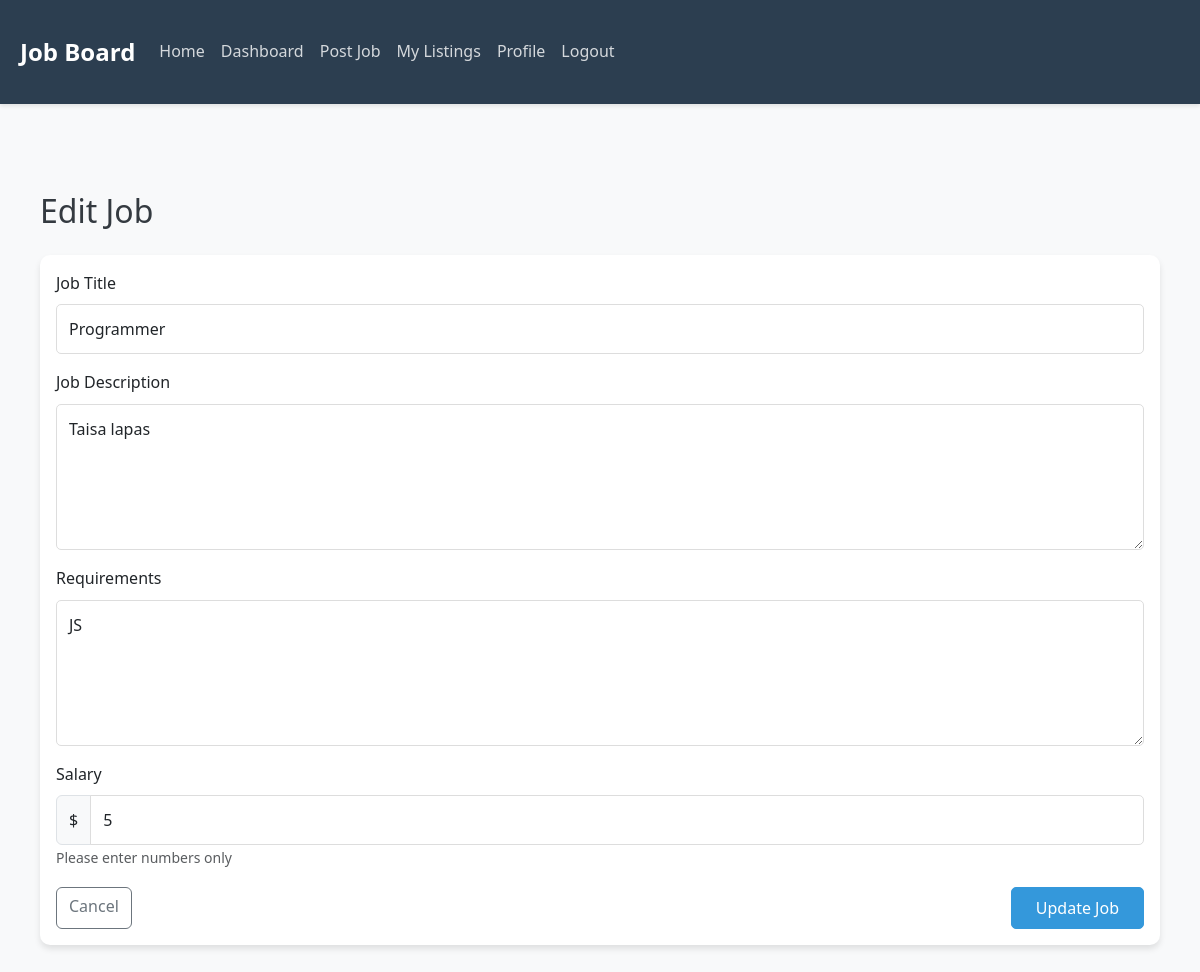
Screenshot of /edit_job/2 (signed in) with the database file from the repository.
### tables this page shows
CREATE TABLE job (
                id INTEGER PRIMARY KEY AUTOINCREMENT,
                title TEXT NOT NULL,
                description TEXT NOT NULL,
                requirements TEXT NOT NULL,
                salary INTEGER NOT NULL,
                company_id INTEGER NOT NULL,
                created_at TIMESTAMP DEFAULT CURRENT_TIMESTAMP,
                FOREIGN KEY (company_id) REFERENCES company (id)
            );

### app.py (the view, shortened to what this page needs)
@app.route('/edit_job/<int:job_id>', methods=['GET', 'POST'])
@login_required
def edit_job(job_id):
    if current_user.role != 'employer':
        return redirect(url_for('dashboard'))
    db = get_db()
    cursor = db.cursor()
    cursor.execute('SELECT * FROM job WHERE id = ?', (job_id,))
    job = cursor.fetchone()
    cursor.execute('SELECT * FROM company WHERE owner_id = ?', (current_user.id,))
    company = cursor.fetchone()
    if not company or job['company_id'] != company['id']:
        flash('You do not have permission to edit this job')
        db.close()
        return redirect(url_for('dashboard'))
    db.close()
    return render_template('edit_job.html', job=job)

### app.py (called while the page is built)
def get_db():
    db = sqlite3.connect(DATABASE)
    db.row_factory = sqlite3.Row
    return db

@login_manager.user_loader
def load_user(user_id):
    db = get_db()
    cursor = db.cursor()
    cursor.execute('SELECT * FROM user WHERE id = ?', (user_id,))
    user_data = cursor.fetchone()
    db.close()
    if user_data:
        return User(user_data['id'], user_data['name'], user_data['email'],
                   user_data['password'], user_data['role'])
    return None

### templates/edit_job.html (shortened to what this page needs)
{% extends "base.html" %}
{% block content %}
<div class="container mt-4">
    <h2 class="mb-4">Edit Job</h2>
    <div class="card">
        <div class="card-body">
            <form method="POST" onsubmit="return validateSalary()">
                <div class="mb-3">
                    <label for="title" class="form-label">Job Title</label>
                    <input type="text" class="form-control" id="title" name="title" value="{{ job.title }}" required>
                </div>
                <div class="mb-3">
                    <label for="description" class="form-label">Job Description</label>
                    <textarea class="form-control" id="description" name="description" rows="5" required>{{ job.description }}</textarea>
                </div>
                <div class="mb-3">
                    <label for="requirements" class="form-label">Requirements</label>
                    <textarea class="form-control" id="requirements" name="requirements" rows="5" required>{{ job.requirements }}</textarea>
                </div>
                <div class="mb-3">
                    <label for="salary" class="form-label">Salary</label>
                    <div class="input-group">
                        <span class="input-group-text">$</span>
                        <input type="text" class="form-control" id="salary" name="salary" value="{{ job.salary }}" pattern="[0-9]*" inputmode="numeric" required>
                    </div>
                    <small class="text-muted">Please enter numbers only</small>
                </div>
                <div class="d-flex justify-content-between">
                    <a href="{{ url_for('my_listings') }}" class="btn btn-outline-secondary">Cancel</a>
                    <button type="submit" class="btn btn-primary">Update Job</button>
                </div>
            </form>
        </div>
    </div>
</div>
{% endblock %}

### static/css/styles.css (style rules this page uses)
:root { --primary-color: #2c3e50; --secondary-color: #3498db; --accent-color: #e74c3c; --light-gray: #f8f9fa; --dark-gray: #343a40; --success-color: #2ecc71; --warning-color: #f1c40f; --danger-color: #e74c3c; }
body { font-family: 'Segoe UI', Tahoma, Geneva, Verdana, sans-serif; line-height: 1.6; color: var(--dark-gray); background-color: var(--light-gray); }
.card { border: none; border-radius: 10px; box-shadow: 0 4px 6px rgba(0,0,0,0.1); transition: transform 0.3s ease, box-shadow 0.3s ease; }
.btn-primary { background-color: var(--secondary-color); border-color: var(--secondary-color); padding: 0.5rem 1.5rem; border-radius: 5px; transition: all 0.3s ease; }
.form-control { border-radius: 5px; border: 1px solid #ddd; padding: 0.75rem; }

### templates/base.html (style rules this page uses)
.container { max-width: 1200px; margin: 0 auto; padding: 20px; }

### rows the page displays
job: title "Programmer", description "Taisa lapas", requirements "JS", salary "5"
